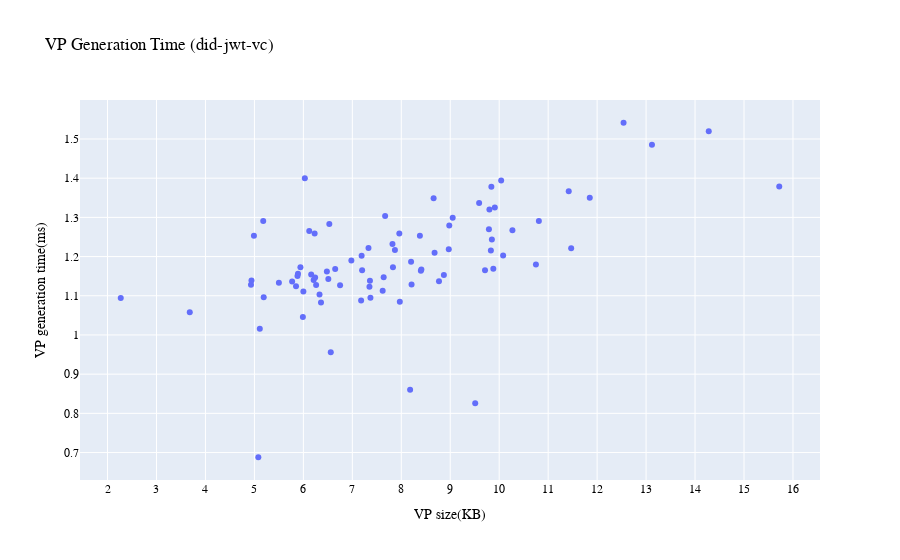

Source (notebook cell):
### Code cell
import pandas as pd
import plotly.express as px
from scipy.stats import zscore

df = pd.read_csv("../perf/P2-DPKI.csv")

#--------------------------Clean from outliers--------------------------
z_scores = zscore(df['genVPTime'])
threshold = 2
cleanedDF = df[(z_scores < threshold)]
cleanedDF = cleanedDF.groupby('sizeVP', as_index=False).mean()

#Plot VP generation time depending on the VP size
fig = px.scatter(cleanedDF, x=cleanedDF.columns[0], y=cleanedDF.columns[1], title='VP Generation Time (did-jwt-vc)')
fig.update_layout(
     xaxis_title="VP size(KB)",
     yaxis_title="VP generation time(ms)",
     xaxis=dict(tickmode='linear', tick0=1, dtick=1),
     font=dict(family="Arial", size=12, color="black")
)
fig.show()


#--------------------------Average on data with outliers (NO CLEANED DATAFRAME)--------------------------
meanVPgenTime = df.iloc[:, 1].mean()
print(f"Average Time VP generation: {meanVPgenTime:.2f} ms")

### Figure 1 — Plotly figure (JSON) as saved in the notebook; plotly's stock layout.template omitted (floating-point values rounded to 4 significant figures)
{"data": [{"hovertemplate": "sizeVP=%{x}<br>genVPTime=%{y}<extra></extra>", "legendgroup": "", "marker": {"color": "#636efa", "symbol": "circle"}, "mode": "markers", "name": "", "orientation": "v", "showlegend": false, "type": "scatter", "x": [2.27, 3.68, 4.93, 4.94, 4.99, 5.08, 5.11, 5.18, 5.19, 5.5, 5.77, 5.85, 5.88, 5.89, 5.94, 5.99, 6, 6.03, 6.12, 6.16, 6.21, 6.23, 6.24, 6.26, 6.33, 6.36, 6.48, 6.51, 6.53, 6.56, 6.65, 6.75, 6.98, 7.18, 7.19, 7.2, 7.33, 7.35, 7.36, 7.37, 7.62, 7.64, 7.67, 7.82, 7.83, 7.87, 7.96, 7.97, 8.18, 8.2, 8.21, 8.38, 8.4, 8.41, 8.66, 8.68, 8.77, 8.87, 8.97, 8.98, 9.05, 9.51, 9.59, 9.71, 9.79, 9.8, 9.83, 9.84, 9.85, 9.88, 9.91, 10.04, 10.08, 10.27, 10.75, 10.81, 11.42, 11.47, 11.85, 12.54, 13.12, 14.28, 15.72], "xaxis": "x", "y": [1.094, 1.058, 1.128, 1.139, 1.253, 0.688, 1.016, 1.291, 1.096, 1.133, 1.137, 1.124, 1.151, 1.156, 1.173, 1.046, 1.111, 1.4, 1.265, 1.154, 1.14, 1.259, 1.147, 1.128, 1.103, 1.083, 1.162, 1.143, 1.283, 0.956, 1.168, 1.127, 1.19, 1.088, 1.202, 1.165, 1.222, 1.123, 1.138, 1.095, 1.113, 1.147, 1.303, 1.232, 1.173, 1.217, 1.259, 1.085, 0.86, 1.187, 1.129, 1.253, 1.164, 1.167, 1.349, 1.21, 1.137, 1.153, 1.219, 1.279, 1.299, 0.826, 1.337, 1.165, 1.27, 1.32, 1.216, 1.378, 1.243, 1.169, 1.325, 1.394, 1.203, 1.267, 1.18, 1.291, 1.367, 1.221, 1.35, 1.541, 1.485, 1.52, 1.379], "yaxis": "y"}], "layout": {"font": {"color": "black", "family": "Arial", "size": 12}, "legend": {"tracegroupgap": 0}, "title": {"text": "VP Generation Time (did-jwt-vc)"}, "xaxis": {"anchor": "y", "domain": [0, 1], "dtick": 1, "tick0": 1, "tickmode": "linear", "title": {"text": "VP size(KB)"}}, "yaxis": {"anchor": "x", "domain": [0, 1], "title": {"text": "VP generation time(ms)"}}}}
